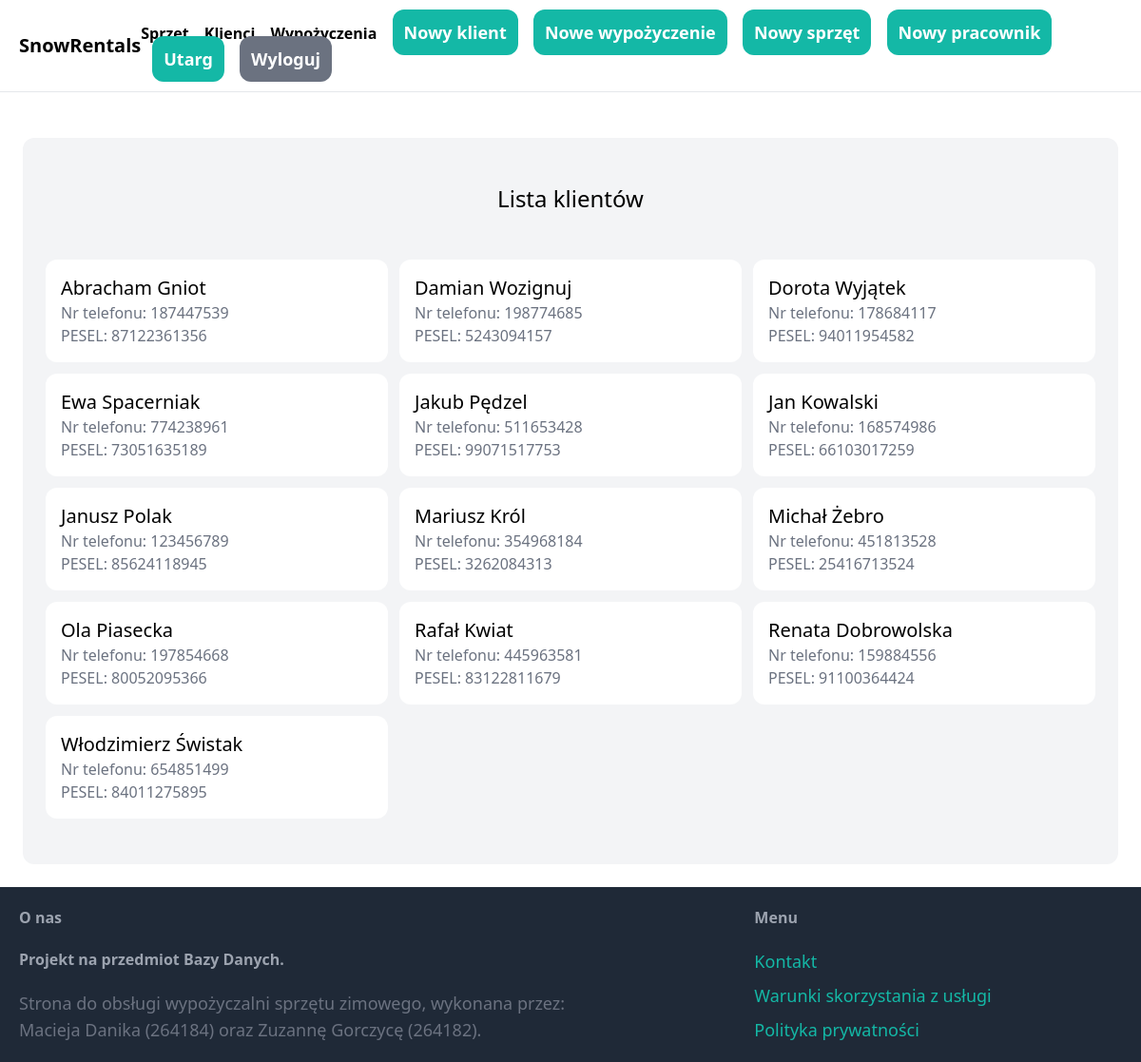
The app's page /klient/ (signed in) with its own data.
### item/models.py (models this page shows, shortened)
class Klient(models.Model):
    imie = models.CharField(max_length=40)
    nazwisko = models.CharField(max_length=40)
    PESEL = models.CharField(max_length=11, unique=True, validators=[PESEL_validation])
    miasto = models.CharField(max_length=50, null=False, default="---")
    ulica_nrDomu = models.CharField(max_length=50, null=False, default="---")
    kod_pocztowy = models.CharField(max_length=6, validators=[KOD_validation])
    nr_telefonu = models.CharField(max_length=9, unique=True, validators=[TEL_validation])
    class Meta:
        ordering=('imie',)
        verbose_name_plural = 'Klienci'

### core/views.py (the view)
# urls.py: path('klient/', klient, name='klient'),
@login_required()
def klient(request):
    items = Klient.objects.all()
    return render(request, 'core/klient.html',{
        'items':items,
    })

### core/templates/core/klient.html (shortened to what this page needs)
{% extends 'core/base.html' %}
{% block content %}
<div class="mt-6 px-6 py-12 bg-gray-100 rounded-xl">
    <h2 class="mb-12 text-2xl text-center">Lista klientów</h2>
    <div class="grid grid-cols-3 gap-3">
        {% for item in  items%}
        <div>
            <a href="{% url 'item:klient_szczegol' item.id %}">
                <div class="p-4 bg-white rounded-xl">
                    <h2 class="text-xl">{{ item.imie}} {{ item.nazwisko }}</h2>
                    <p class="text-gray-500">Nr telefonu: {{item.nr_telefonu}}</p>
                    <p class="text-gray-500">PESEL: {{item.PESEL}}</p>
                </div>
            </a>
        </div>
        {% endfor %}
    </div>
</div>
{% endblock %}

### records on screen
Klient: imie "Abracham", nazwisko "Gniot", nr_telefonu "187447539", PESEL "87122361356"
Klient: imie "Damian", nazwisko "Wozignuj", nr_telefonu "198774685", PESEL "5243094157"
Klient: imie "Dorota", nazwisko "Wyjątek", nr_telefonu "178684117", PESEL "94011954582"
Klient: imie "Ewa", nazwisko "Spacerniak", nr_telefonu "774238961", PESEL "73051635189"
Klient: imie "Jakub", nazwisko "Pędzel", nr_telefonu "511653428", PESEL "99071517753"
Klient: imie "Jan", nazwisko "Kowalski", nr_telefonu "168574986", PESEL "66103017259"
Klient: imie "Janusz", nazwisko "Polak", nr_telefonu "123456789", PESEL "85624118945"
Klient: imie "Mariusz", nazwisko "Król", nr_telefonu "354968184", PESEL "3262084313"
Klient: imie "Michał", nazwisko "Żebro", nr_telefonu "451813528", PESEL "25416713524"
Klient: imie "Ola", nazwisko "Piasecka", nr_telefonu "197854668", PESEL "80052095366"
Klient: imie "Rafał", nazwisko "Kwiat", nr_telefonu "445963581", PESEL "83122811679"
Klient: imie "Renata", nazwisko "Dobrowolska", nr_telefonu "159884556", PESEL "91100364424"
Klient: imie "Włodzimierz", nazwisko "Świstak", nr_telefonu "654851499", PESEL "84011275895"
